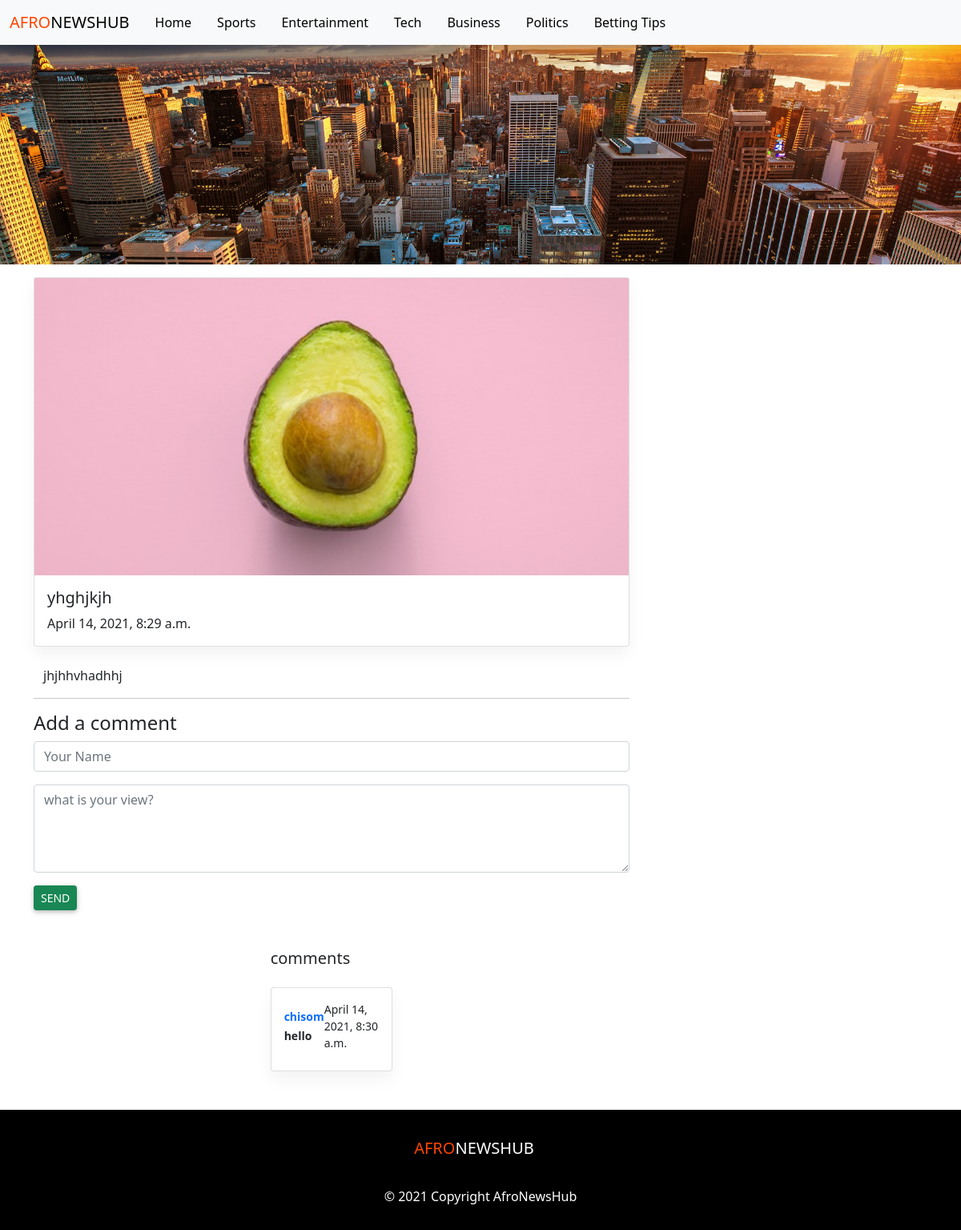
The page /business_1/ on the database its author committed.
### core/models.py (models this page shows, shortened)
class Post(models.Model):
    category = models.CharField(max_length=200)
    slug = models.SlugField()
    image = models.ImageField(blank=True, default='default.jpg', upload_to = 'media/')
    date_added = models.DateTimeField(auto_now_add=True)
    intro = models.TextField()
    body = models.TextField()
    class Meta:
        ordering = ['-date_added']

class Comment(models.Model):
    post = models.ForeignKey(Post, related_name='comments', on_delete=models.CASCADE)
    name = models.TextField(max_length=200)
    body = models.TextField()
    date_added = models.DateTimeField(auto_now_add=True)
    class Meta:
        ordering = ['date_added']

### core/views.py (the view)
# urls.py: path('<slug:slug>/', views.post_detail, name = 'post'),
def post_detail(request, slug):
    post = Post.objects.get(slug=slug)
    if request.method == 'POST':
        form = CommentForm(request.POST)
        if form.is_valid():
            comment = form.save(commit=False)
            comment.post = post
            comment.save()
            return redirect('post', slug=post.slug)
    else:
        form = CommentForm()
    return render(request, 'main/post.html', {'post': post,'form': form})

### core/forms.py
class CommentForm(forms.ModelForm):
    class Meta:
        model = Comment
        fields = ['name', 'body']

### templates/main/post.html (shortened to what this page needs)
{% extends 'main/base.html' %}
{% load static %}
{% block content %}
<main class="container d-flex justify-content-between flex-wrap mt-3">
    <div class="col-md-8 col-12">
        <div class="card col-md-12">
            <img src="{{post.image.url}}" alt="{{post.category}}" class="img-fluid" style="height: 100%; width: 100%;">
            <div class="card-body">
                <h5 class="card-title">{{post.intro}}</h5>
                <p class="card-text">{{post.date_added}}</span></p>
            </div>
        </div>
        <div class="container mt-4">
            <p class="d-block text-left">
                {{post.body}}
            </p>
        </div>
        <hr>
        <div class="comment-box ml-2">
            <h4>Add a comment</h4>
            <div class="comment-area">
                <form action="" method="post">
                    <input class="form-control mb-3" type="text" name="name" placeholder="Your Name">
                    <textarea class="form-control mb-3" name="body" placeholder="what is your view?" rows="4"></textarea>
                    <button type="submit" class="btn btn-success send btn-sm">Send </button>
                </form>
            </div>
        </div>
        <div class="container mt-5 d-flex justify-content-center">
            <div class="row d-flex justify-content-center">
                <div class="col-md-8">
                    <div class="headings d-flex justify-content-between align-items-center mb-3 text-center">
                        <h5>comments</h5>
                    </div>
                    {% for comment in post.comments.all %}
                    <div class="card p-3">
                        <div class="d-flex justify-content-between align-items-center">
                            <div class="user d-flex flex-row align-items-center">
                                <span><small class="font-weight-bold text-primary">{{comment.name}}</small><br> <small
                                        class="font-weight-bold">{{comment.body}}</small></span> </div>
                            <small>{{comment.date_added}}</small>
                        </div>
                    </div>
                    {% empty %}
                    <div class="notification">
                        <p>No comments Yet!</p>
                    </div>
                    {% endfor %}
                </div>
            </div>
        </div>
    </div>
    <div class="col-md-3"></div>
</main>
{% endblock %}

### rows shown on the page
Post: image (picture), intro "yhghjkjh", date_added "April 14, 2021, 8:29 a.m.", body "jhjhhvhadhhj"
Comment: name "chisom", body "hello", date_added "April 14, 2021, 8:30 a.m."
